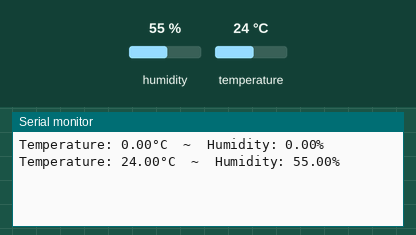
Simulated run of this sketch. Board: Arduino Uno, built with avr-gcc and run on an emulated ATmega328P. On the bench: the last lines printed to the serial monitor. The test bench sets the inputs (shaded band); at power-on: humidity 55 %, temperature 24 °C.

Above: at 1.8 s.
1.9 s: humidity set to 22 %
At 2.9 s:
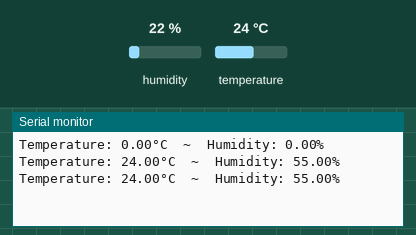
3.4 s: temperature set to 12 °C
At 4.7 s:
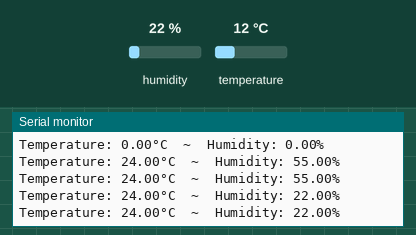
4.9 s: humidity set to 40 %
At 5.9 s:
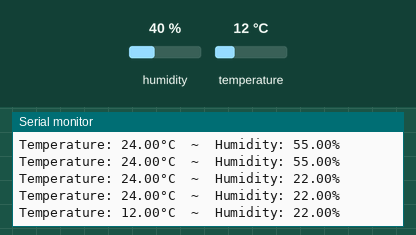
Timing chart, 0 to 7.9 s (numbered marks = the images above; inputs shaded):
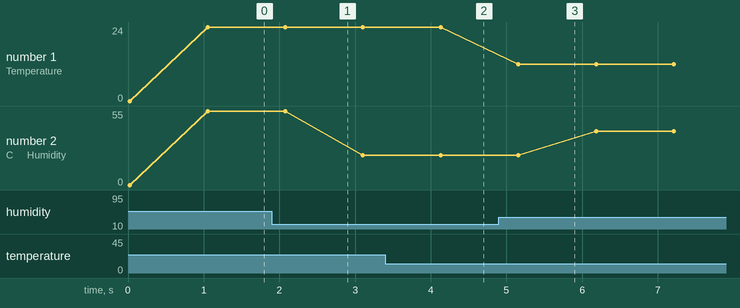

The sketch:

DHT11TempHumi.ino
```cpp
/*!
 * Waterboy DHT11 Temperature and Humidity Sensor
 */

#include <DFRobot_DHT11.h>
DFRobot_DHT11 DHT;
#define DHT11_PIN 4

void setup(){
  Serial.begin(9600);
}

void loop(){

  float humi = DHT.humidity;
  float temp = DHT.temperature;


  DHT.read(DHT11_PIN);
  if (isnan(humi) || isnan(temp)) {
    Serial.println("Failed to read from DHT sensor!");
  } else {
  Serial.print("Temperature: ");
  Serial.print(temp);
  Serial.print("°C  ~ ");
  Serial.print(" Humidity: ");
  Serial.print(humi);
  Serial.println("%");
  delay(1000);
  }
}
```

Measured:
- plotted number 2: 55 → 22 after the input at 1.9 s, 22 → 40 after the input at 4.9 s
